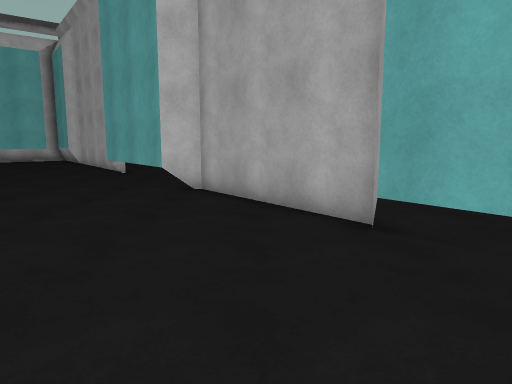
view 1 (above)

14 first-person views from a walk through a scene from a Unity 3-D project. The camera is 1.4 m above the floor, tilts 8° down and sees 70° across. The floor is counted in squares, 1 m on a side. Each view is taken from the middle of a square. On the plan, view 1 faces up. The plan holds only what a view shows up to about 16 squares ahead; the rest is blank. The place goes on beyond the plan.

view 2
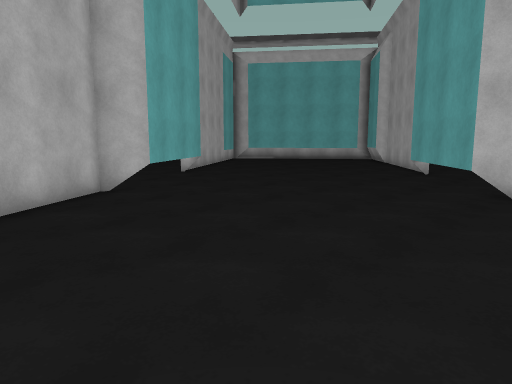

view 3
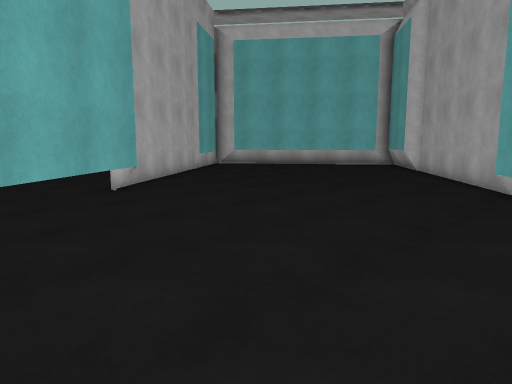

view 4
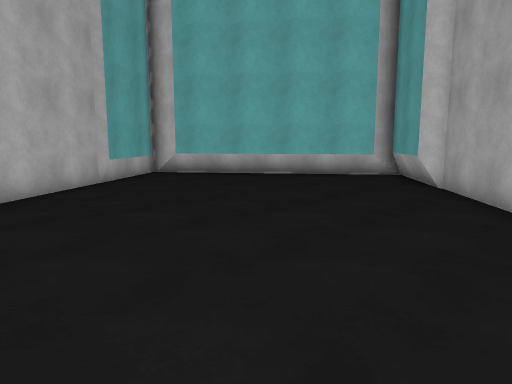

view 5
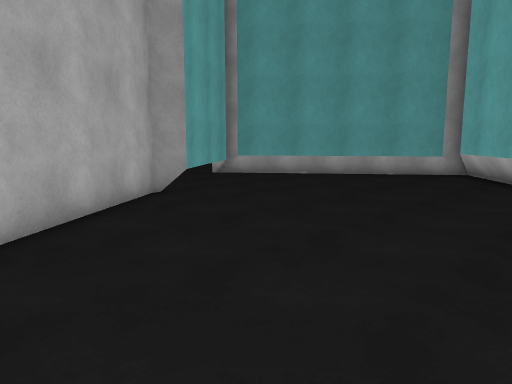

view 6
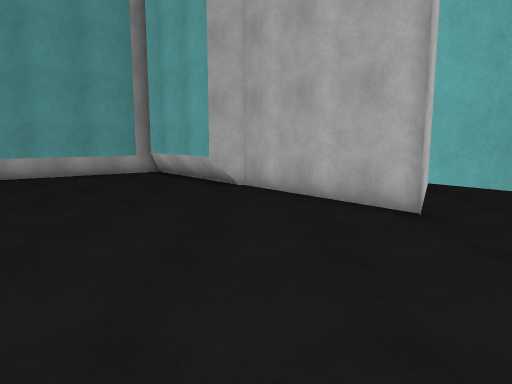

view 7
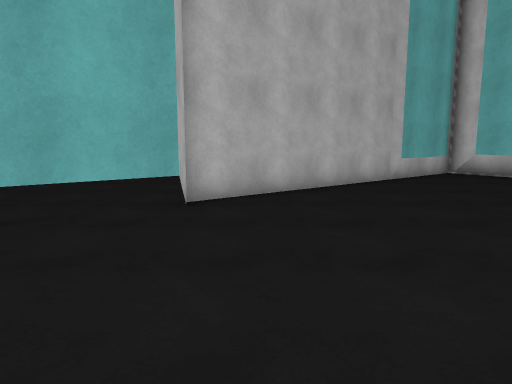

view 8
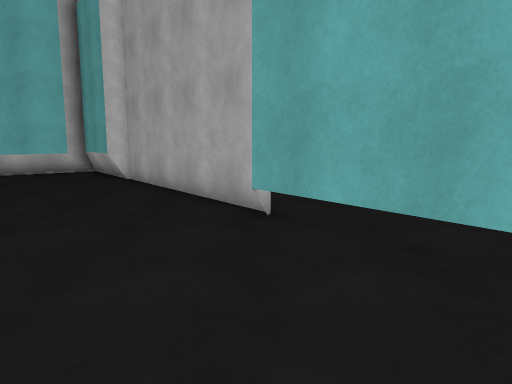

view 9
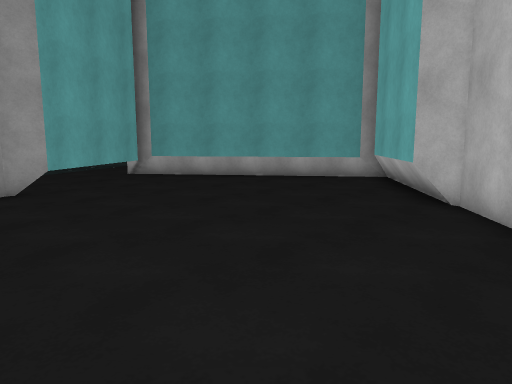

view 10
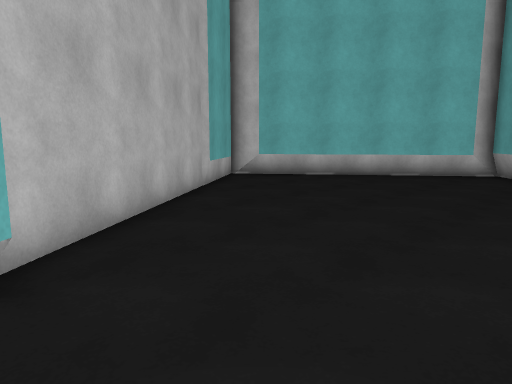

view 11
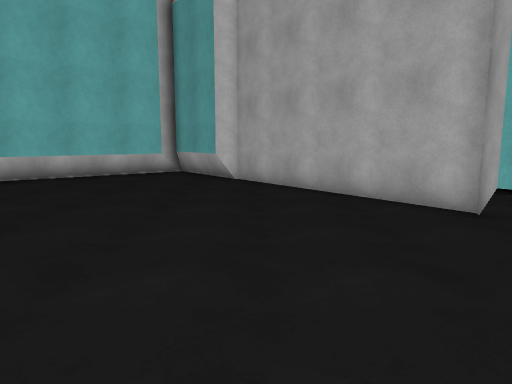

view 12
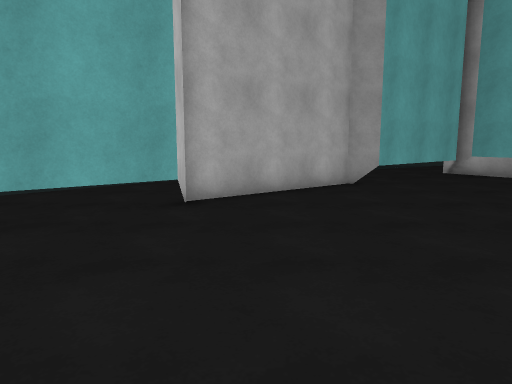

view 13
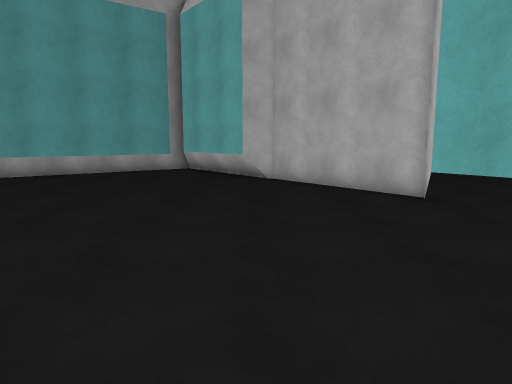

view 14
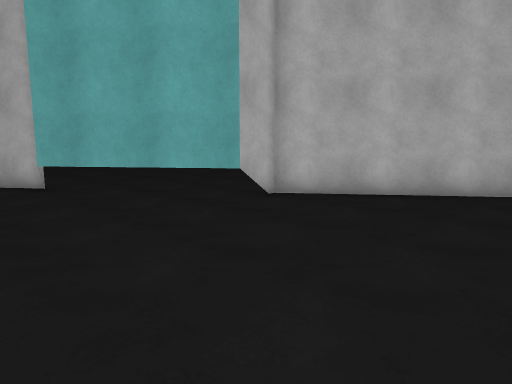

### Floor plan
Points are (right, up) in squares from view 1. A wall is a line through its corners. A room is listed if a view was taken in it or the views show most of it. See-through windows are left out.
Room 1 (views 1, 2, 3, 4, 5, 6, 7, 8, 9, 10, 11, 12, 13, 14)
walls: (-12.9, 9.5) (-9.7, 5.3) (-10.2, 4) (-6.6, -0.6) (-5.5, -0.7) (-2.4, -4.8); (-14.3, 9.4) (-12.9, 9.5); (-11.5, 22.6) (-13.6, 25.4); (-19.5, 16.5) (-19.2, 15.8); (-20.4, 19.7) (-22, 19.4) (-21.5, 19.1); (-13.8, 24.8) (-20.7, 19.5); (4.9, 0.7) (1.6, 4.9) (2, 6) (-1.6, 10.6) (-2.7, 10.6) (-6.1, 14.9) (-5.7, 16) (-10.7, 22.5) (-11, 22.5); (4.8, 0.3) (5.6, 0.7); (-2.5, -5.4) (5.5, 0.8); (-22, 19.4) (-14.3, 9.4)
low walls: (-5.9, -0.5) (-2.5, -5); (-6.2, -0.6) (-5.6, -1.4); (-5.5, -1.5) (-4.8, -2.4); (-11, 22.5) (-12.5, 24.4); (-11.2, 22.5) (-13.6, 25.6); (-4.7, -2.5) (-2.4, -5.5); (-12.5, 24.5) (-13.5, 25.7); (-13.3, 25.4) (-21, 19.5); (-13.4, 25.6) (-21.4, 19.4)

Positions as (right, up) in squares from view 1, and headings:
1: (0, 0), facing up
2: (0, 0), facing up-left
3: (-4, 5), facing up-left
4: (-7, 11), facing up-left
5: (-7, 11), facing down-right
6: (-7, 11), facing down
7: (-6, 11), facing left
8: (-6, 9), facing up
9: (-9, 8), facing down-right
10: (-10, 9), facing up-left
11: (-10, 9), facing up
12: (-10, 9), facing right
13: (-6, 13), facing down
14: (-7, 16), facing down-left
